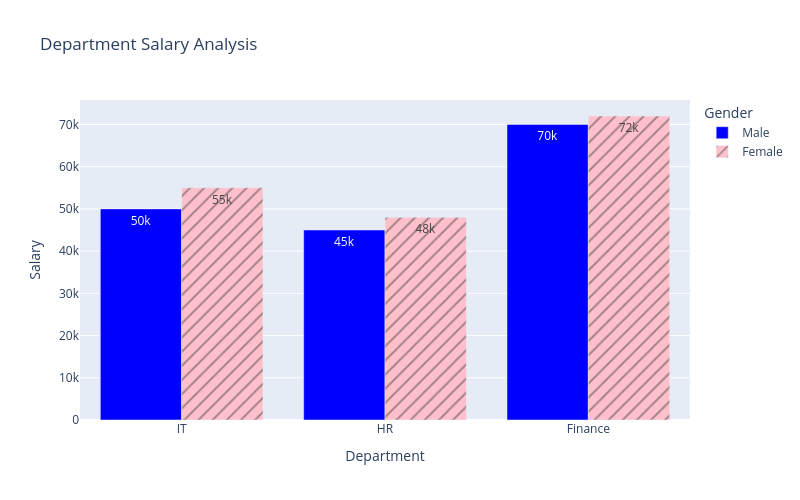

Here is the notebook cell this chart was saved with:
### Code cell
data = {
"Department": ["IT","IT","HR","HR","Finance","Finance"],
"Gender": ["Male","Female","Male","Female","Male","Female"],
"Salary": [50000,55000,45000,48000,70000,72000],
"Experience": [3,4,2,3,5,6]
}
df = pd.DataFrame(data)
fig = px.bar(
                df,
                x="Department", # X-axis categories
                y="Salary", # Y-axis values
                width=800, # chart width
                height=500, # chart height
                title="Department Salary Analysis", # chart title
                color="Gender", # color grouping
                barmode="group", # bar arrangement
                hover_data=["Experience"], # extra info on hover
                pattern_shape="Gender", # pattern style
                text_auto=True, # show values on bars
                orientation="v", # vertical bars
                color_discrete_map={
                                    "Male": "blue",
                                    "Female": "pink"
                },
                color_discrete_sequence=["blue","pink"]
)
fig.show()

### Figure 1 — Plotly figure (JSON) as saved in the notebook; plotly's stock layout.template omitted (floating-point values rounded to 4 significant figures)
{"data": [{"alignmentgroup": "True", "customdata": [[3], [2], [5]], "hovertemplate": "Gender=Male<br>Department=%{x}<br>Salary=%{y}<br>Experience=%{customdata[0]}<extra></extra>", "legendgroup": "Male", "marker": {"color": "blue", "pattern": {"shape": ""}}, "name": "Male", "offsetgroup": "Male", "orientation": "v", "showlegend": true, "textposition": "auto", "texttemplate": "%{y}", "type": "bar", "x": ["IT", "HR", "Finance"], "xaxis": "x", "y": [50000, 45000, 70000], "yaxis": "y"}, {"alignmentgroup": "True", "customdata": [[4], [3], [6]], "hovertemplate": "Gender=Female<br>Department=%{x}<br>Salary=%{y}<br>Experience=%{customdata[0]}<extra></extra>", "legendgroup": "Female", "marker": {"color": "pink", "pattern": {"shape": "/"}}, "name": "Female", "offsetgroup": "Female", "orientation": "v", "showlegend": true, "textposition": "auto", "texttemplate": "%{y}", "type": "bar", "x": ["IT", "HR", "Finance"], "xaxis": "x", "y": [55000, 48000, 72000], "yaxis": "y"}], "layout": {"barmode": "group", "height": 500, "legend": {"title": {"text": "Gender"}, "tracegroupgap": 0}, "title": {"text": "Department Salary Analysis"}, "width": 800, "xaxis": {"anchor": "y", "domain": [0, 1], "title": {"text": "Department"}}, "yaxis": {"anchor": "x", "domain": [0, 1], "title": {"text": "Salary"}}}}
